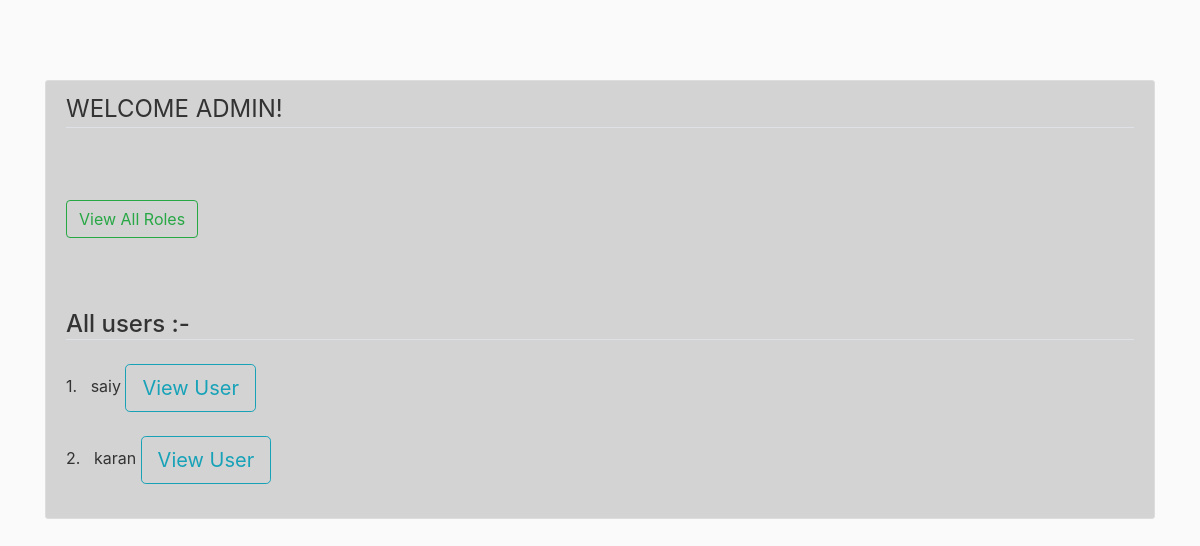
Page /admin (signed in) on the earlier database version.
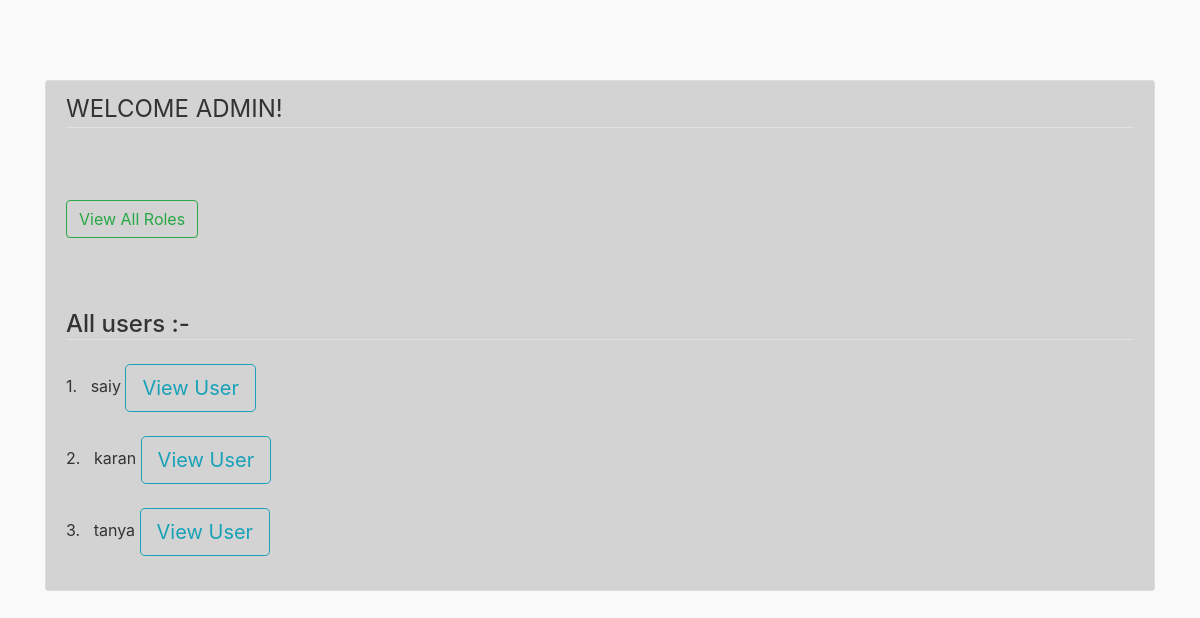
Same page on the later database version.
### rbac/models.py (models this page shows, shortened)
class User(db.Model, UserMixin):
    id = db.Column(db.Integer, primary_key=True)
    username = db.Column(db.String(120), unique=True, nullable=False)
    password = db.Column(db.String(60), nullable=False)
    roles = db.relationship('Role', secondary='user_roles')

### rbac/routes.py (the view)
@app.route("/admin")
@login_required
def admin():
    if get_role() != 'CP':
        return redirect(url_for('home'))
    users = User.query.all()
    return render_template('admin.html',users=users)

### rbac/models.py (called while the page is built)
@login_manager.user_loader
def load_user(user_id):
    return User.query.get(int(user_id))

### rbac/templates/admin.html (shortened to what this page needs)
{% extends "layout.html" %}
{% block content %}
<div class="content-section">
<legend class="border-bottom mb-4">WELCOME ADMIN!</legend>
<br><br>
<a href="{{ url_for('all_roles') }}" class="btn btn-outline-success">View All Roles</a><br><br>
<br><br>
<h4 class="border-bottom mb-4">All users :-</h4>
{% for user in users %}
   {{loop.index}}. &nbsp; {{ user.username }} <a class="btn btn-outline-info btn-lg" href="{{ url_for('add_roles',id=user.id) }}">View User</a><br><br>
{% endfor %}
</div>
{% endblock content %}

### rbac/templates/layout.html (shortened to what this page needs)
<!DOCTYPE html>
<html lang="en">
<head>
    <link rel="stylesheet" href="https://maxcdn.bootstrapcdn.com/bootstrap/4.0.0/css/bootstrap.min.css">
    <link rel="stylesheet" href="{{ url_for('static', filename='main.css') }}" type="text/css">
</head>
<body >
    <div class="container">
        {% block content %}
        {% endblock content %}
    </div>
</body>
</html>

### rbac/static/main.css (style rules this page uses)
body { background: #fafafa; color: #333333; margin-top: 5rem; }
.content-section { background: lightgray; padding: 10px 20px; border: 1px solid #dddddd; border-radius: 3px; margin-bottom: 20px; }

Differences in the rows shown:
added User: username "tanya"
